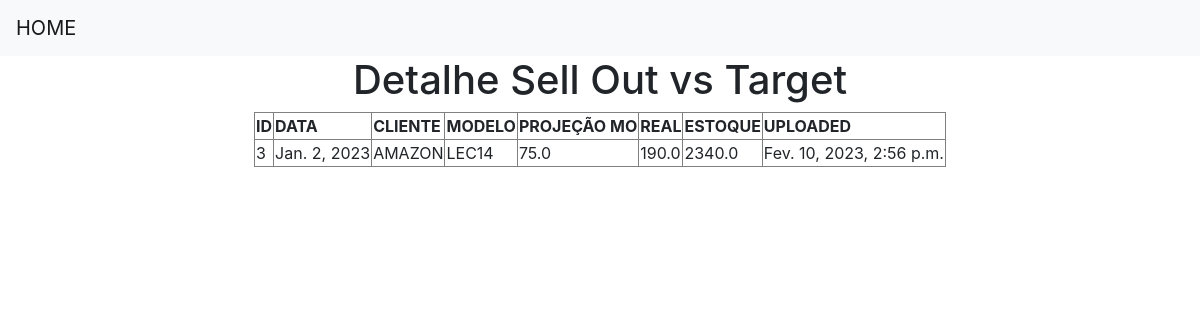
Screenshot of /3/ with the database file from the repository.
### app_dados_semanal/models.py (models this page shows)
class Semanal(models.Model):
    data = models.DateField(null= False)
    cliente = models.CharField(max_length = 100, null= False)
    modelo = models.CharField(max_length = 100, null = False)
    projecao_m0 = models.FloatField(null = True, default=0)
    real = models.FloatField(null = True, default=0)
    estoque = models.FloatField(null = True, default=0)
    uploaded = models.DateTimeField(default=timezone.now)

### app_dados_semanal/views.py (the view)
# urls.py: path('<int:id>/', views.detalhe,name='detalhe'),
def detalhe(request,id):
    dados = {
        'dados': Semanal.objects.get(pk=id)
    }
    return render(request,'detalhe.html',dados)

### app_dados_semanal/templates/detalhe.html
{% extends 'base.html' %}
{% block conteudo %}
    <h1><center>Detalhe Sell Out vs Target</center></h1>
    <div class="container">
        <table align="center" border='1'>
            <tr>
                <th>ID </th>
                <th>DATA </th>
                <th>CLIENTE</th>
                <th>MODELO</th>
                <th>PROJEÇÃO MO</th>
                <th>REAL</th>
                <th>ESTOQUE</th>
                <th>UPLOADED </th>
            </tr>
            <tr>
                <td>{{dados.id}}</td>
                <td>{{dados.data}}</td>
                <td>{{dados.cliente}}</td>
                <td>{{dados.modelo}}</td>
                <td>{{dados.projecao_m0}}</td>
                <td>{{dados.real}}</td>
                <td>{{dados.estoque}}</td>
                <td>{{dados.uploaded}}</td>
            </tr>
        </table>
    </div>
{% endblock%}

### rows the page displays
Semanal: id "3", data "Jan. 2, 2023", cliente "AMAZON", modelo "LEC14", projecao_m0 "75.0", real "190.0", estoque "2340.0", uploaded "Fev. 10, 2023, 2:56 p.m."
